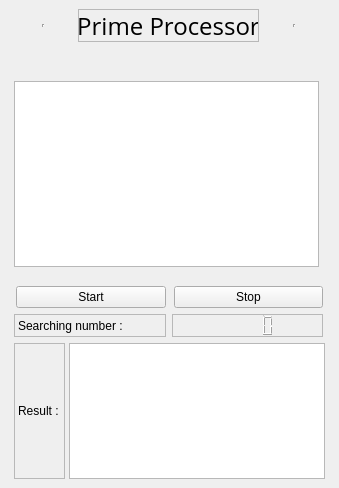
<?xml version="1.0" encoding="UTF-8"?>
<ui version="4.0">
 <class>MainWindow</class>
 <widget class="QMainWindow" name="MainWindow">
  <property name="geometry">
   <rect>
    <x>0</x>
    <y>0</y>
    <width>339</width>
    <height>488</height>
   </rect>
  </property>
  <property name="minimumSize">
   <size>
    <width>339</width>
    <height>488</height>
   </size>
  </property>
  <property name="maximumSize">
   <size>
    <width>999</width>
    <height>999999</height>
   </size>
  </property>
  <property name="windowTitle">
   <string>MainWindow</string>
  </property>
  <widget class="QWidget" name="centralwidget">
   <property name="enabled">
    <bool>true</bool>
   </property>
   <layout class="QFormLayout" name="formLayout">
    <property name="labelAlignment">
     <set>Qt::AlignCenter</set>
    </property>
    <property name="formAlignment">
     <set>Qt::AlignCenter</set>
    </property>
    <item row="0" column="0">
     <layout class="QVBoxLayout" name="verticalLayout_6">
      <item>
       <layout class="QVBoxLayout" name="verticalLayout_5">
        <item>
         <layout class="QVBoxLayout" name="verticalLayout_4">
          <item>
           <layout class="QVBoxLayout" name="verticalLayout_2">
            <item>
             <layout class="QHBoxLayout" name="horizontalLayout">
              <item>
               <widget class="Line" name="line">
                <property name="minimumSize">
                 <size>
                  <width>56</width>
                  <height>3</height>
                 </size>
                </property>
                <property name="maximumSize">
                 <size>
                  <width>56</width>
                  <height>3</height>
                 </size>
                </property>
                <property name="font">
                 <font>
                  <pointsize>12</pointsize>
                  <italic>true</italic>
                 </font>
                </property>
                <property name="layoutDirection">
                 <enum>Qt::LeftToRight</enum>
                </property>
                <property name="frameShape">
                 <enum>QFrame::VLine</enum>
                </property>
                <property name="frameShadow">
                 <enum>QFrame::Sunken</enum>
                </property>
                <property name="orientation">
                 <enum>Qt::Vertical</enum>
                </property>
               </widget>
              </item>
              <item>
               <widget class="QLabel" name="title_label">
                <property name="minimumSize">
                 <size>
                  <width>181</width>
                  <height>33</height>
                 </size>
                </property>
                <property name="maximumSize">
                 <size>
                  <width>181</width>
                  <height>33</height>
                 </size>
                </property>
                <property name="font">
                 <font>
                  <family>Open Sans</family>
                  <pointsize>18</pointsize>
                 </font>
                </property>
                <property name="layoutDirection">
                 <enum>Qt::LeftToRight</enum>
                </property>
                <property name="frameShape">
                 <enum>QFrame::StyledPanel</enum>
                </property>
                <property name="frameShadow">
                 <enum>QFrame::Sunken</enum>
                </property>
                <property name="text">
                 <string>Prime Processor</string>
                </property>
                <property name="alignment">
                 <set>Qt::AlignCenter</set>
                </property>
                <property name="wordWrap">
                 <bool>false</bool>
                </property>
               </widget>
              </item>
              <item>
               <widget class="Line" name="line_2">
                <property name="minimumSize">
                 <size>
                  <width>56</width>
                  <height>3</height>
                 </size>
                </property>
                <property name="maximumSize">
                 <size>
                  <width>56</width>
                  <height>3</height>
                 </size>
                </property>
                <property name="layoutDirection">
                 <enum>Qt::LeftToRight</enum>
                </property>
                <property name="frameShape">
                 <enum>QFrame::VLine</enum>
                </property>
                <property name="frameShadow">
                 <enum>QFrame::Sunken</enum>
                </property>
                <property name="orientation">
                 <enum>Qt::Vertical</enum>
                </property>
               </widget>
              </item>
             </layout>
            </item>
            <item>
             <layout class="QVBoxLayout" name="verticalLayout">
              <item>
               <spacer name="horizontalSpacer">
                <property name="minimumSize">
                 <size>
                  <width>305</width>
                  <height>20</height>
                 </size>
                </property>
                <property name="maximumSize">
                 <size>
                  <width>305</width>
                  <height>20</height>
                 </size>
                </property>
                <property name="layoutDirection">
                 <enum>Qt::LeftToRight</enum>
                </property>
                <property name="orientation">
                 <enum>Qt::Horizontal</enum>
                </property>
                <property name="sizeHint" stdset="0">
                 <size>
                  <width>40</width>
                  <height>20</height>
                 </size>
                </property>
               </spacer>
              </item>
              <item>
               <widget class="QTableWidget" name="thread_table">
                <property name="minimumSize">
                 <size>
                  <width>305</width>
                  <height>186</height>
                 </size>
                </property>
                <property name="maximumSize">
                 <size>
                  <width>305</width>
                  <height>186</height>
                 </size>
                </property>
                <property name="layoutDirection">
                 <enum>Qt::LeftToRight</enum>
                </property>
                <property name="frameShape">
                 <enum>QFrame::StyledPanel</enum>
                </property>
                <property name="frameShadow">
                 <enum>QFrame::Sunken</enum>
                </property>
               </widget>
              </item>
             </layout>
            </item>
           </layout>
          </item>
          <item>
           <layout class="QVBoxLayout" name="verticalLayout_3">
            <item>
             <layout class="QHBoxLayout" name="horizontalLayout_2">
              <item>
               <widget class="QPushButton" name="start_button">
                <property name="minimumSize">
                 <size>
                  <width>150</width>
                  <height>22</height>
                 </size>
                </property>
                <property name="maximumSize">
                 <size>
                  <width>150</width>
                  <height>22</height>
                 </size>
                </property>
                <property name="layoutDirection">
                 <enum>Qt::LeftToRight</enum>
                </property>
                <property name="text">
                 <string>Start</string>
                </property>
               </widget>
              </item>
              <item>
               <widget class="QPushButton" name="stop_button">
                <property name="minimumSize">
                 <size>
                  <width>149</width>
                  <height>22</height>
                 </size>
                </property>
                <property name="maximumSize">
                 <size>
                  <width>149</width>
                  <height>22</height>
                 </size>
                </property>
                <property name="layoutDirection">
                 <enum>Qt::LeftToRight</enum>
                </property>
                <property name="text">
                 <string>Stop</string>
                </property>
               </widget>
              </item>
             </layout>
            </item>
           </layout>
          </item>
         </layout>
        </item>
        <item>
         <layout class="QHBoxLayout" name="horizontalLayout_3">
          <item>
           <widget class="QLabel" name="label">
            <property name="minimumSize">
             <size>
              <width>152</width>
              <height>23</height>
             </size>
            </property>
            <property name="maximumSize">
             <size>
              <width>152</width>
              <height>23</height>
             </size>
            </property>
            <property name="layoutDirection">
             <enum>Qt::LeftToRight</enum>
            </property>
            <property name="frameShape">
             <enum>QFrame::StyledPanel</enum>
            </property>
            <property name="frameShadow">
             <enum>QFrame::Sunken</enum>
            </property>
            <property name="text">
             <string>Searching number :</string>
            </property>
           </widget>
          </item>
          <item>
           <widget class="QLCDNumber" name="searching_number">
            <property name="minimumSize">
             <size>
              <width>151</width>
              <height>23</height>
             </size>
            </property>
            <property name="maximumSize">
             <size>
              <width>151</width>
              <height>23</height>
             </size>
            </property>
            <property name="layoutDirection">
             <enum>Qt::LeftToRight</enum>
            </property>
            <property name="frameShape">
             <enum>QFrame::StyledPanel</enum>
            </property>
            <property name="frameShadow">
             <enum>QFrame::Sunken</enum>
            </property>
           </widget>
          </item>
         </layout>
        </item>
       </layout>
      </item>
      <item>
       <layout class="QHBoxLayout" name="horizontalLayout_4">
        <property name="spacing">
         <number>4</number>
        </property>
        <item>
         <widget class="QLabel" name="label_2">
          <property name="minimumSize">
           <size>
            <width>51</width>
            <height>136</height>
           </size>
          </property>
          <property name="maximumSize">
           <size>
            <width>51</width>
            <height>136</height>
           </size>
          </property>
          <property name="layoutDirection">
           <enum>Qt::LeftToRight</enum>
          </property>
          <property name="frameShape">
           <enum>QFrame::StyledPanel</enum>
          </property>
          <property name="frameShadow">
           <enum>QFrame::Sunken</enum>
          </property>
          <property name="text">
           <string>Result : </string>
          </property>
         </widget>
        </item>
        <item>
         <widget class="QTextBrowser" name="result_label">
          <property name="minimumSize">
           <size>
            <width>256</width>
            <height>136</height>
           </size>
          </property>
          <property name="maximumSize">
           <size>
            <width>256</width>
            <height>136</height>
           </size>
          </property>
          <property name="layoutDirection">
           <enum>Qt::LeftToRight</enum>
          </property>
          <property name="frameShape">
           <enum>QFrame::StyledPanel</enum>
          </property>
          <property name="frameShadow">
           <enum>QFrame::Sunken</enum>
          </property>
         </widget>
        </item>
       </layout>
      </item>
     </layout>
    </item>
   </layout>
  </widget>
 </widget>
 <resources/>
 <connections/>
</ui>
